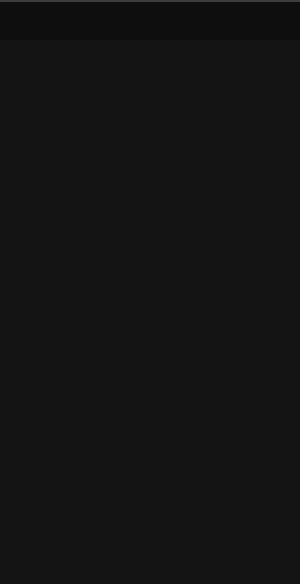
<?xml version="1.0" encoding="UTF-8"?>
<ui version="4.0">
 <class>VhallRightExtraWidget</class>
 <widget class="QWidget" name="VhallRightExtraWidget">
  <property name="geometry">
   <rect>
    <x>0</x>
    <y>0</y>
    <width>300</width>
    <height>584</height>
   </rect>
  </property>
  <property name="minimumSize">
   <size>
    <width>300</width>
    <height>0</height>
   </size>
  </property>
  <property name="maximumSize">
   <size>
    <width>300</width>
    <height>16777215</height>
   </size>
  </property>
  <property name="windowTitle">
   <string>Form</string>
  </property>
  <property name="styleSheet">
   <string notr="true">background-color:rgb(60,60,60)</string>
  </property>
  <layout class="QGridLayout" name="gridLayout">
   <property name="leftMargin">
    <number>0</number>
   </property>
   <property name="topMargin">
    <number>0</number>
   </property>
   <property name="rightMargin">
    <number>0</number>
   </property>
   <property name="bottomMargin">
    <number>0</number>
   </property>
   <property name="spacing">
    <number>0</number>
   </property>
   <item row="0" column="0">
    <widget class="QWidget" name="widget" native="true">
     <property name="minimumSize">
      <size>
       <width>0</width>
       <height>40</height>
      </size>
     </property>
     <property name="maximumSize">
      <size>
       <width>16777215</width>
       <height>35</height>
      </size>
     </property>
     <property name="styleSheet">
      <string notr="true">background-color:rgb(14,14,14)</string>
     </property>
     <layout class="QGridLayout" name="gridLayout_3">
      <property name="topMargin">
       <number>0</number>
      </property>
      <property name="rightMargin">
       <number>0</number>
      </property>
      <property name="bottomMargin">
       <number>0</number>
      </property>
      <item row="0" column="1">
       <widget class="QWidget" name="widget_3" native="true">
        <layout class="QGridLayout" name="gridLayout_4">
         <property name="leftMargin">
          <number>0</number>
         </property>
         <property name="topMargin">
          <number>0</number>
         </property>
         <property name="rightMargin">
          <number>0</number>
         </property>
         <property name="bottomMargin">
          <number>0</number>
         </property>
         <property name="spacing">
          <number>0</number>
         </property>
         <item row="0" column="0">
          <widget class="QLabel" name="label">
           <property name="sizePolicy">
            <sizepolicy hsizetype="Expanding" vsizetype="Preferred">
             <horstretch>0</horstretch>
             <verstretch>0</verstretch>
            </sizepolicy>
           </property>
           <property name="styleSheet">
            <string notr="true">color:rgb(200,200,200)</string>
           </property>
           <property name="text">
            <string/>
           </property>
          </widget>
         </item>
        </layout>
       </widget>
      </item>
      <item row="0" column="2">
       <widget class="QWidget" name="widgetRU" native="true">
        <property name="sizePolicy">
         <sizepolicy hsizetype="Preferred" vsizetype="Expanding">
          <horstretch>0</horstretch>
          <verstretch>0</verstretch>
         </sizepolicy>
        </property>
        <property name="minimumSize">
         <size>
          <width>104</width>
          <height>0</height>
         </size>
        </property>
        <property name="maximumSize">
         <size>
          <width>104</width>
          <height>16777215</height>
         </size>
        </property>
        <property name="styleSheet">
         <string notr="true"/>
        </property>
        <layout class="QGridLayout" name="gridLayout_6">
         <property name="leftMargin">
          <number>64</number>
         </property>
         <property name="topMargin">
          <number>0</number>
         </property>
         <property name="rightMargin">
          <number>0</number>
         </property>
         <property name="bottomMargin">
          <number>0</number>
         </property>
         <property name="spacing">
          <number>0</number>
         </property>
         <item row="0" column="0">
          <layout class="QGridLayout" name="gridLayoutChange">
           <property name="spacing">
            <number>0</number>
           </property>
          </layout>
         </item>
        </layout>
       </widget>
      </item>
     </layout>
    </widget>
   </item>
   <item row="1" column="0">
    <widget class="QWidget" name="widget_2" native="true">
     <property name="styleSheet">
      <string notr="true">background-color:rgb(20,20,20)</string>
     </property>
     <layout class="QGridLayout" name="gridLayout_2">
      <property name="leftMargin">
       <number>0</number>
      </property>
      <property name="topMargin">
       <number>0</number>
      </property>
      <property name="rightMargin">
       <number>0</number>
      </property>
      <property name="bottomMargin">
       <number>0</number>
      </property>
      <property name="spacing">
       <number>0</number>
      </property>
      <item row="0" column="0">
       <widget class="QStackedWidget" name="stackedWidget">
        <property name="styleSheet">
         <string notr="true"/>
        </property>
        <property name="currentIndex">
         <number>-1</number>
        </property>
       </widget>
      </item>
     </layout>
    </widget>
   </item>
  </layout>
 </widget>
 <resources>
  <include location="../../VhallLive/project/VhallLive.qrc"/>
 </resources>
 <connections/>
</ui>
